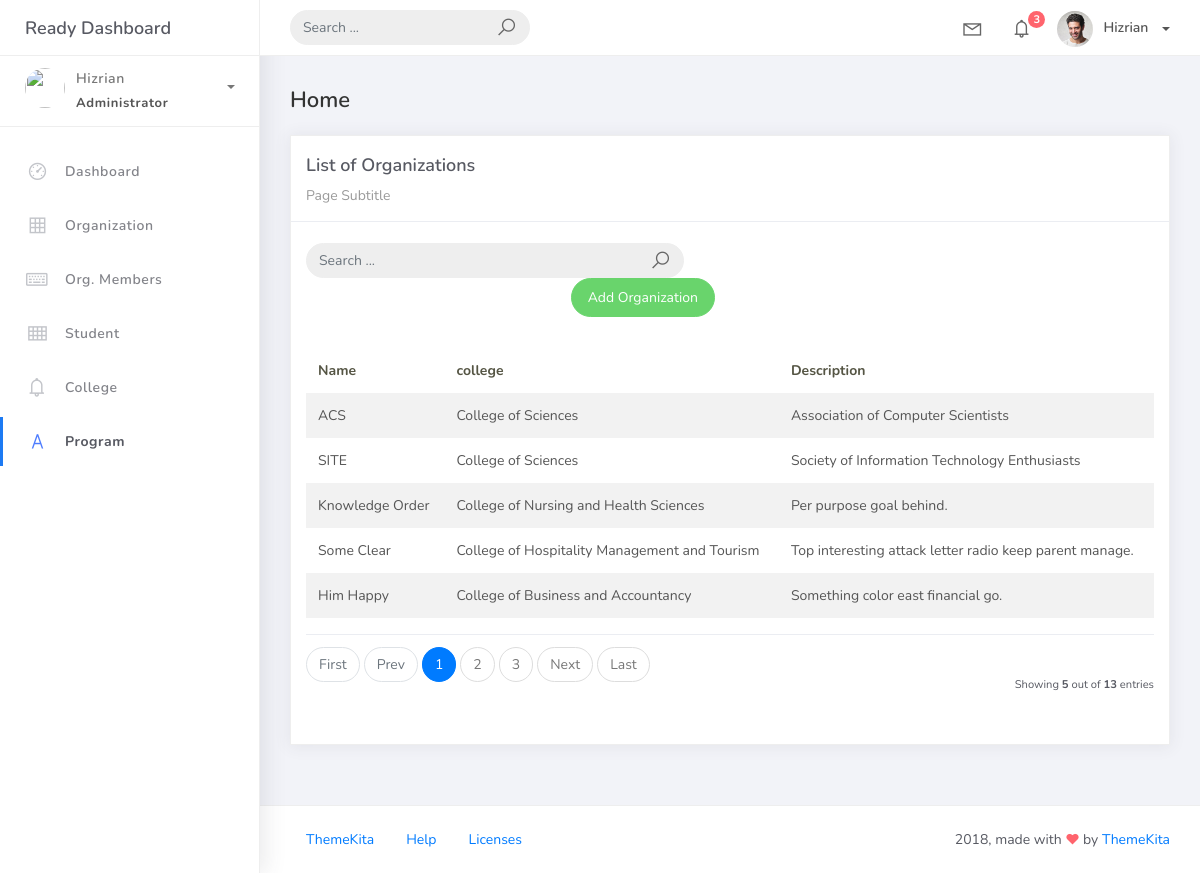
Screenshot of /organization_list with the database file from the repository.
### studentorg/models.py (models this page shows, shortened)
class BaseModel(models. Model):
    created_at = models.DateTimeField(auto_now_add=True, db_index=True)
    updated_at = models.DateTimeField(auto_now=True)
    class Meta:
        abstract = True

class Organization(BaseModel):
    name = models.CharField(max_length=250)
    college = models.ForeignKey(
        College, null=True, blank=True, on_delete=models.CASCADE)
    description = models.CharField(max_length=500)

class College (BaseModel):
    college_name = models.CharField(max_length=150)
    def __str__(self):
        return self.college_name

### studentorg/views.py (the view)
# urls.py: path('organization_list', OrganizationList.as_view(), name='organization-list'),
class OrganizationList(ListView):
    model = Organization
    context_object_name = 'organization'
    template_name = 'org_list.html'
    paginate_by = 5

### templates/org_list.html
{% extends 'base.html' %} {% load static %} {% block content %}
 <div class="content">
   <div class="container-fluid">
     <h4 class="page-title">Home</h4>
     <div class="row">
       <div class="col-md-12">
         <div class="card">
           <div class="card-header">
             <div class="card-title">List of Organizations</div>
             <div class="card-category">Page Subtitle</div>
         </div>
         <br />
                        <div class="col-md-12 row">
                            <div class="col-md-6">
                                <form class="navbar-left navbar-form nav-search mr-md-3" action="{% url 'organization-list' %}">
                                    <div class="input-group">
                                        <input type="text" placeholder="Search ..." class="form-control" name="q" />
                                        <div class="input-group-append">
                                            <span class="input-group-text">
                                                <i class="la la-search search-icon"></i>
                                            </span>
                                        </div>
                                    </div>
                                </form>
                            </div>
                        </div>
                        <div class="col-md-6">
                            <div class="pull-right">
                                <a href="{% url 'organization-add' %}" class="btn btn-success btn-rounded">Add Organization</a>
                            </div>
                        </div>
         <div class="card-body">
           <table class="table table-striped mt-3">
             <thead>
               <tr>
                 <th scope="col">Name</th>
                 <th scope= "col">college</th>
                 <th scope= "col">Description</th>
               </tr>
             </thead>
             <tbody>
               {% for object in object_list %}
               <tr>
                 <td>{{ object.name }}</td>
                 <td>{{ object.college }}</td>
                 <td> {{ object.description }}</td>
               </tr>
               {% endfor %}
             </tbody>
           </table>
           {% include 'includes/pagination.html' %}
         </div>
       </div>
     </div>
   </div>
 </div>
</div>
{% endblock %}

### rows the page displays
Organization: name "ACS", college "College of Sciences", description "Association of Computer Scientists"
Organization: name "SITE", college "College of Sciences", description "Society of Information Technology Enthusiasts"
Organization: name "Knowledge Order", college "College of Nursing and Health Sciences", description "Per purpose goal behind."
Organization: name "Some Clear", college "College of Hospitality Management and Tourism", description "Top interesting attack letter radio keep parent manage."
Organization: name "Him Happy", college "College of Business and Accountancy", description "Something color east financial go."

### other values shown
{{ page_num }} "1"
{{ page_num }} "2" "3"
{{ object_list.count }} "5"
{{ paginator.count }} "13"
